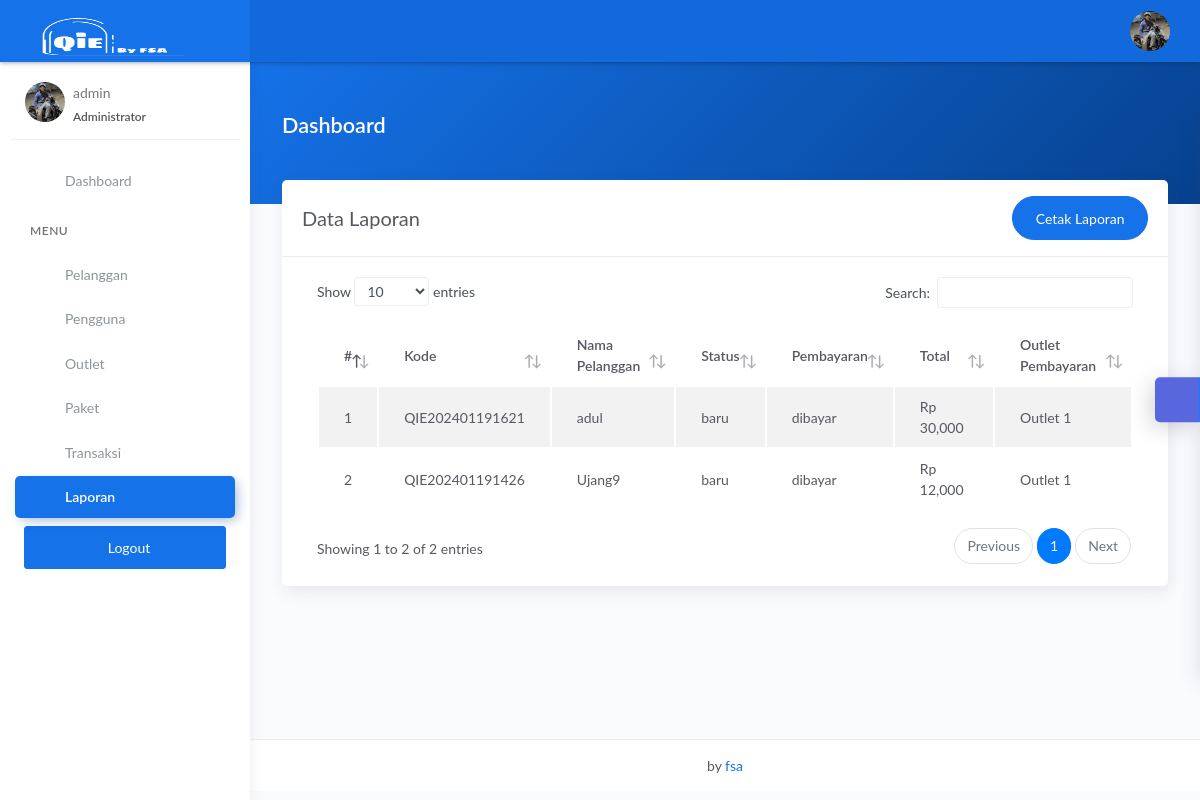
The app's page /admin/laporan.php (signed in) with its own data.
### tables this page shows
CREATE TABLE `tbl_t_transaksi` (
  `id_transaksi` int(11) NOT NULL,
  `outlet_id` int(11) DEFAULT NULL,
  `kode_invoice` varchar(228) DEFAULT NULL,
  `id_pelanggan` int(11) DEFAULT NULL,
  `tgl` datetime DEFAULT NULL,
  `batas_waktu` datetime DEFAULT NULL,
  `tgl_pembayaran` datetime DEFAULT NULL,
  `biaya_tambahan` int(11) DEFAULT NULL,
  `diskon` double DEFAULT NULL,
  `pajak` int(11) DEFAULT NULL,
  `status` enum('baru','proses','selesai','diambil','diantar','dijemput') DEFAULT NULL,
  `status_bayar` enum('dibayar','belum') DEFAULT NULL,
  `id_user` int(11) DEFAULT NULL
);

CREATE TABLE `tbl_m_pelanggan` (
  `id_pelanggan` int(11) NOT NULL,
  `nama_pelanggan` varchar(228) NOT NULL,
  `alamat_pelanggan` text NOT NULL,
  `jenis_kelamin` enum('L','P') NOT NULL,
  `telp_pelanggan` varchar(15) NOT NULL,
  `no_ktp` varchar(30) NOT NULL
);

CREATE TABLE `tbl_m_detail_transaksi` (
  `id_detail` int(11) NOT NULL,
  `id_transaksi` int(11) NOT NULL,
  `id_paket` int(11) NOT NULL,
  `qty` double NOT NULL,
  `total_harga` double NOT NULL,
  `keterangan` text NOT NULL,
  `total_bayar` int(11) NOT NULL
);

CREATE TABLE `tbl_m_outlet` (
  `id_outlet` int(11) NOT NULL,
  `nama_outlet` varchar(228) DEFAULT NULL,
  `alamat_outlet` text DEFAULT NULL,
  `telp_outlet` varchar(15) DEFAULT NULL
);

### admin/laporan.php (the view, shortened to what this page needs)
<?php
$title = 'Data Laporan';
require 'koneksi.php';
$query = "SELECT tbl_t_transaksi.*, tbl_m_pelanggan.nama_pelanggan, tbl_m_detail_transaksi.total_harga, tbl_m_outlet.nama_outlet FROM tbl_t_transaksi INNER JOIN tbl_m_pelanggan ON tbl_m_pelanggan.id_pelanggan = tbl_t_transaksi.id_pelanggan INNER JOIN tbl_m_detail_transaksi ON tbl_m_detail_transaksi.id_transaksi = tbl_t_transaksi.id_transaksi INNER JOIN tbl_m_outlet ON tbl_m_outlet.id_outlet = tbl_t_transaksi.outlet_id";
$data = mysqli_query($conn, $query);
require 'header.php';
?>
<div class="panel-header bg-primary-gradient">
    <div class="page-inner py-5">
        <div class="d-flex align-items-left align-items-md-center flex-column flex-md-row">
            <div>
                <h2 class="text-white pb-2 fw-bold">Dashboard</h2>
            </div>
        </div>
    </div>
</div>
<div class="page-inner mt--5">
    <diva class="row">
        <div class="col-md-12">
            <div class="card">
                <div class="card-header">
                    <div class="d-flex align-items-center">
                        <h4 class="card-title"><?= $title; ?></h4>
                        <a href="cetak.php" target="_blank" class="btn btn-primary btn-round ml-auto">
                            Cetak Laporan
                        </a>
                    </div>
                </div>
                <div class="card-body">
                    <div class="table-responsive">
                        <table id="basic-datatables" class="display table table-striped table-hover">
                            <thead>
                                <tr>
                                    <th style="width: 7%">#</th>
                                    <th>Kode</th>
                                    <th>Nama Pelanggan</th>
                                    <th>Status</th>
                                    <th>Pembayaran</th>
                                    <th>Total</th>
                                    <th>Outlet Pembayaran</th>
                                </tr>
                            </thead>
                            <tbody>
                                <?php
                                $no = 1;
                                if (mysqli_num_rows($data) > 0) {
                                    while ($trans = mysqli_fetch_assoc($data)) {
                                ?>
                                        <tr>
                                            <td><?= $no++; ?></td>
                                            <td><?= $trans['kode_invoice']; ?></td>
                                            <td><?= $trans['nama_pelanggan']; ?></td>
                                            <td><?= $trans['status']; ?></td>
                                            <td><?= $trans['status_bayar']; ?></td>
                                            <td><?= 'Rp ' . number_format($trans['total_harga']); ?></td>
                                            <td><?= $trans['nama_outlet']; ?></td>
                                        </tr>
                                <?php }
                                }
                                ?>
                            </tbody>
                        </table>
                    </div>
                </div>
            </div>
        </div>
</div>
</div>
<?php
require 'footer.php';
?>

### records on screen
tbl_t_transaksi: kode_invoice "QIE202401191621", tbl_m_pelanggan.nama_pelanggan "adul", status "baru", status_bayar "dibayar", tbl_m_detail_transaksi.total_harga "30,000", tbl_m_outlet.nama_outlet "Outlet 1"
tbl_t_transaksi: kode_invoice "QIE202401191426", tbl_m_pelanggan.nama_pelanggan "Ujang9", status "baru", status_bayar "dibayar", tbl_m_detail_transaksi.total_harga "12,000", tbl_m_outlet.nama_outlet "Outlet 1"

### other values on screen
$_SESSION['username'] "admin"
$title "Data Laporan"
